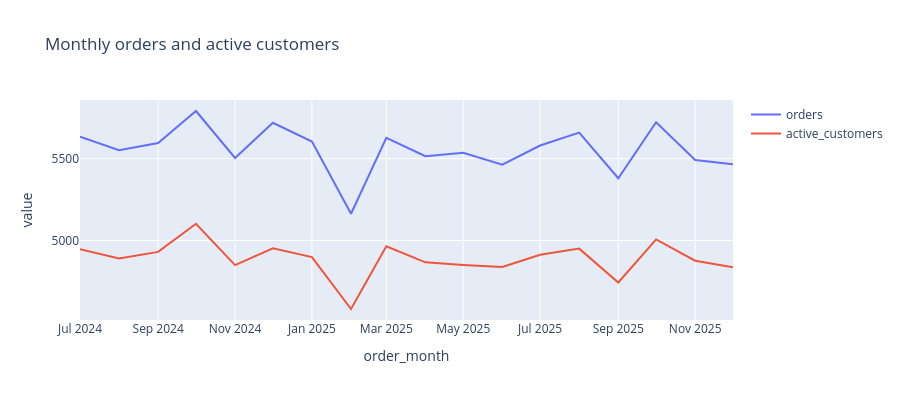

This figure's notebook cell:
### Code cell
fig = px.line(orders_month, x='order_month', y=['orders', 'active_customers'],
              title='Monthly orders and active customers')
fig.update_layout(height=400, legend_title_text='')
fig.show()

### Figure 1 — Plotly figure (JSON) as saved in the notebook; plotly's stock layout.template omitted (floating-point values rounded to 4 significant figures)
{"data": [{"hovertemplate": "variable=orders<br>order_month=%{x}<br>value=%{y}<extra></extra>", "legendgroup": "orders", "line": {"color": "#636efa", "dash": "solid"}, "marker": {"symbol": "circle"}, "mode": "lines", "name": "orders", "orientation": "v", "showlegend": true, "type": "scatter", "x": ["2024-07", "2024-08", "2024-09", "2024-10", "2024-11", "2024-12", "2025-01", "2025-02", "2025-03", "2025-04", "2025-05", "2025-06", "2025-07", "2025-08", "2025-09", "2025-10", "2025-11", "2025-12"], "xaxis": "x", "y": [5634, 5551, 5595, 5791, 5504, 5719, 5604, 5163, 5627, 5515, 5536, 5463, 5580, 5659, 5380, 5722, 5491, 5466], "yaxis": "y"}, {"hovertemplate": "variable=active_customers<br>order_month=%{x}<br>value=%{y}<extra></extra>", "legendgroup": "active_customers", "line": {"color": "#EF553B", "dash": "solid"}, "marker": {"symbol": "circle"}, "mode": "lines", "name": "active_customers", "orientation": "v", "showlegend": true, "type": "scatter", "x": ["2024-07", "2024-08", "2024-09", "2024-10", "2024-11", "2024-12", "2025-01", "2025-02", "2025-03", "2025-04", "2025-05", "2025-06", "2025-07", "2025-08", "2025-09", "2025-10", "2025-11", "2025-12"], "xaxis": "x", "y": [4947, 4890, 4930, 5102, 4849, 4952, 4898, 4581, 4964, 4866, 4850, 4838, 4912, 4950, 4743, 5006, 4876, 4836], "yaxis": "y"}], "layout": {"height": 400, "legend": {"title": {"text": ""}, "tracegroupgap": 0}, "title": {"text": "Monthly orders and active customers"}, "xaxis": {"anchor": "y", "domain": [0, 1], "title": {"text": "order_month"}}, "yaxis": {"anchor": "x", "domain": [0, 1], "title": {"text": "value"}}}}
